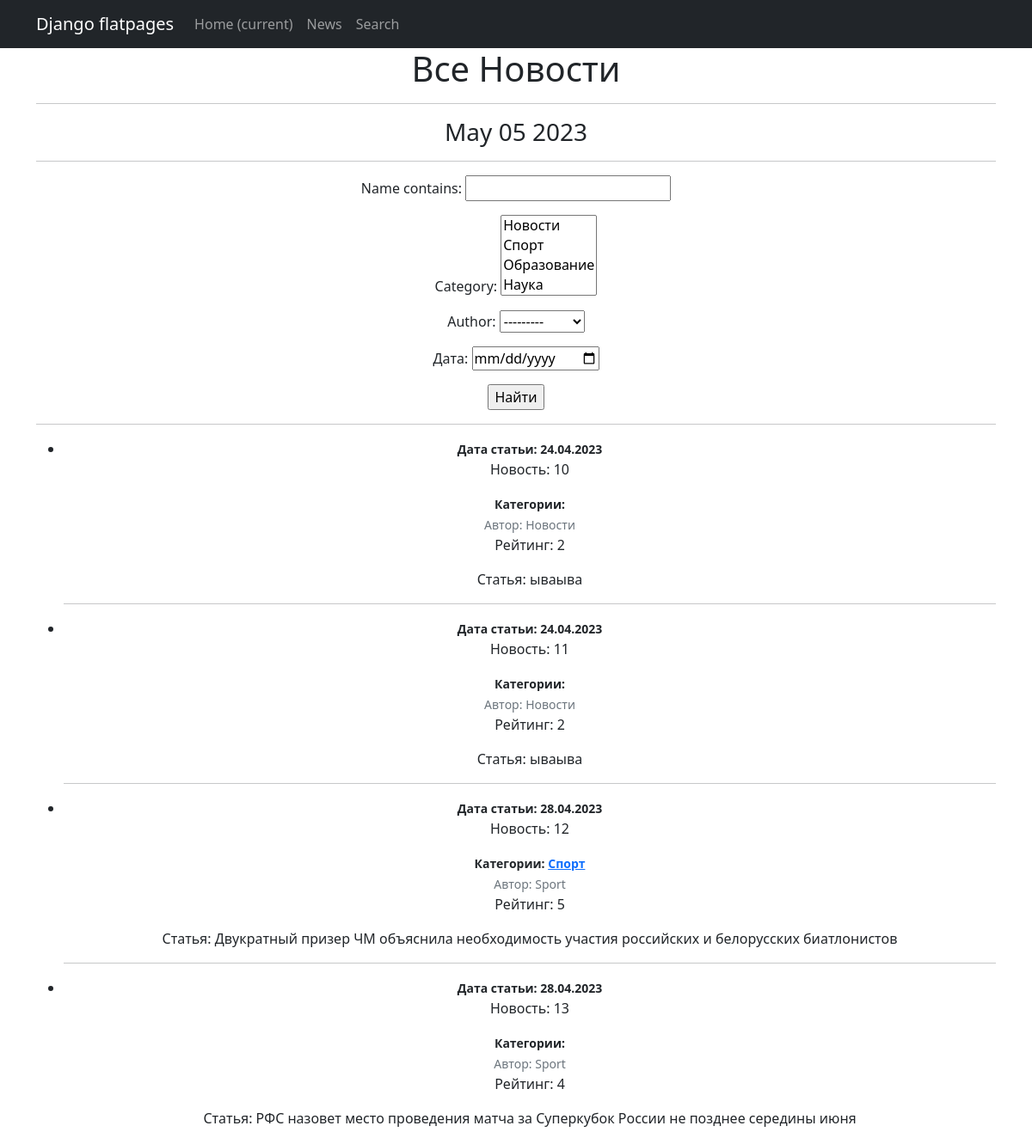
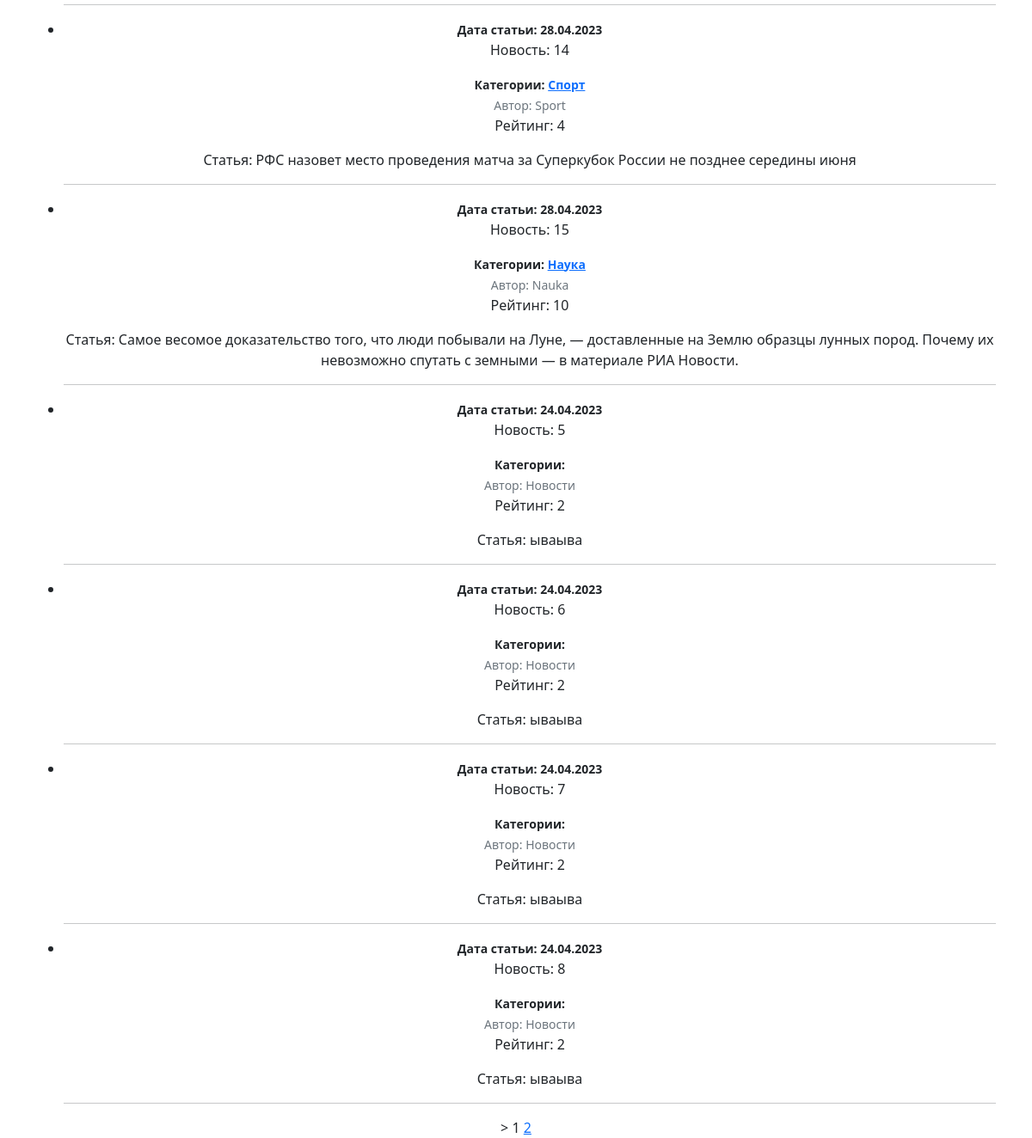
Page /news/ on the committed database (2 pictures, top to bottom).
### news/models.py (models this page shows, shortened)
class News(models.Model):
    name = models.CharField(max_length=255, unique=True,) # названия новостей не должны повторяться
    description = models.TextField()
    category = models.ManyToManyField(Category, through='PostCategory')
    published_date = models.DateTimeField(default=datetime.now)  # предоставляем значение по умолчанию
    author = models.ForeignKey('Author', on_delete=models.CASCADE, related_name='news')
    rating = models.IntegerField(default=0)

class Author(models.Model):
    user = models.OneToOneField(User, on_delete=models.CASCADE)
    rating = models.IntegerField(default=0)
    username = models.CharField(max_length=255, unique=True, null=True, blank=True)
    def __str__(self):
        return self.username

class Category(models.Model):
    name = models.CharField(max_length=255, unique=True)
    subscribers = models.ManyToManyField(User, related_name='categories')
    def __str__(self):
       return self.name

### news/views.py (the view)
# urls.py: path('', NewsList.as_view(), name='news_list'),
class NewsList(ListView):
    model = News
    ordering = 'name'
    template_name = 'newss.html'
    context_object_name = 'newss'
    paginate_by = 10  # вот так мы можем указать количество записей на странице
    def get_queryset(self):
        queryset = super().get_queryset()
        self.filterset = NewsFilter(self.request.GET, queryset)
        return self.filterset.qs
    def get_context_data(self, **kwargs):
        context = super().get_context_data(**kwargs)
        context['filterset'] = self.filterset
        return context

### news/templatetags/cencor.py (called while the page is built)
@register.filter
def censor(value):
    if not isinstance(value, str):
        raise ValueError("Входное значение должно быть строкой")
    words = value.split()
    for i in range(len(words)):
        if words[i].lower() in censor_list:
            words[i] = '*' * len(words[i])
    return ' '.join(words)

### news/templatetags/custom_tags.py (called while the page is built)
@register.simple_tag()
def current_time(format_string='%b %d %Y'):
   return datetime.utcnow().strftime(format_string)

### news/templates/newss.html (shortened to what this page needs)
{% extends 'flatpages/default.html' %}
{% load cencor %}
{% load custom_tags %}
{% block content %}
   <h1>Все Новости</h1>
   <hr>
   <h3>{% current_time '%b %d %Y' %}</h3>
   <hr>
   <form action="" method="get">
       {{ filterset.form.as_p }}
       <input type="submit" value="Найти" />
   </form>
   <hr>
    <ul class="List-group list-group-flush">
        {% for news in newss %}
           <li class="List-group item">
               <small class="fw-bold">Дата статьи: {{ news.published_date | date:'d.m.Y' }}</small>
               <p>Новость: {{ news.name }}</p>
               <small class="fw-bold">Категории:
                   {% for category in news.category.all %}
                        <a href="{% url 'category_list' category.id %}">{{ category }}</a>
                   {% endfor %}
               </small>
                <br>
               <small class="text-muted">Автор: {{ news.author }}</small> <br>
               <p>Рейтинг: {{ news.rating }}</p>
               <p>Статья: {{ news.description|truncatewords:50|censor }}</p>
               <hr>
           </li>
        {% endfor %}
    </ul>>
   {{ page_obj.number }}
   {% if page_obj.has_next %}
       <a href="?page={{ page_obj.next_page_number }}">{{ page_obj.next_page_number }}</a>
   {% endif %}
{% endblock content %}

### news/templates/flatpages/default.html (shortened to what this page needs)
<!DOCTYPE html>
<html lang="en">
    <head>
        {% load static %}
        <link href="{% static 'css/styles.css' %}" rel="stylesheet" />
    </head>
    <body>
        <nav class="navbar navbar-expand-lg navbar-dark bg-dark static-top">
           <div class="container">
               <a class="navbar-brand" href="#">Django flatpages</a>
               <div class="collapse navbar-collapse" id="navbarResponsive">
                   <ul class="navbar-nav ml-auto">
                       <li class="nav-item active">
                           <a class="nav-link" href="#">Home
                               <span class="sr-only">(current)</span>
                           </a>
                       </li>
                       <li class="nav-item">
                           <a class="nav-link" href="/news/">News</a>
                       </li>
                       <li class="nav-item">
                           <a class="nav-link" href="/news/create">Search</a>
                       </li>
                   </ul>
               </div>
           </div>
        </nav>
        <div class="container">
            <div class="row">
               <div class="col-lg-12 text-center">
                   {% block content %}{% endblock content %}
               </div>
           </div>
        </div>
    </body>
</html>

### rows in the picture
News: published_date "24.04.2023", name "10", author "Новости", rating "2", description|censor "ываыва"
News: published_date "24.04.2023", name "11", author "Новости", rating "2", description|censor "ываыва"
News: published_date "28.04.2023", name "12", author "Sport", rating "5", description|censor "Двукратный призер ЧМ объяснила необходимость участия российских и белорусских биатлонистов"
Category: name "Спорт"
News: published_date "28.04.2023", name "13", author "Sport", rating "4", description|censor "РФС назовет место проведения матча за Суперкубок России не позднее середины июня"
News: published_date "28.04.2023", name "14", author "Sport", rating "4", description|censor "РФС назовет место проведения матча за Суперкубок России не позднее середины июня"
News: published_date "28.04.2023", name "15", author "Nauka", rating "10", description|censor "Самое весомое доказательство того, что люди побывали на Луне, — доставленные на Землю образцы лунных пород. Почему их невозможно спутать с земными — в материале РИА Новости."
Category: name "Наука"
News: published_date "24.04.2023", name "5", author "Новости", rating "2", description|censor "ываыва"
News: published_date "24.04.2023", name "6", author "Новости", rating "2", description|censor "ываыва"
News: published_date "24.04.2023", name "7", author "Новости", rating "2", description|censor "ываыва"
News: published_date "24.04.2023", name "8", author "Новости", rating "2", description|censor "ываыва"

### other values in the picture
{{ page_obj.number }} "1"
{{ page_obj.next_page_number }} "2"
